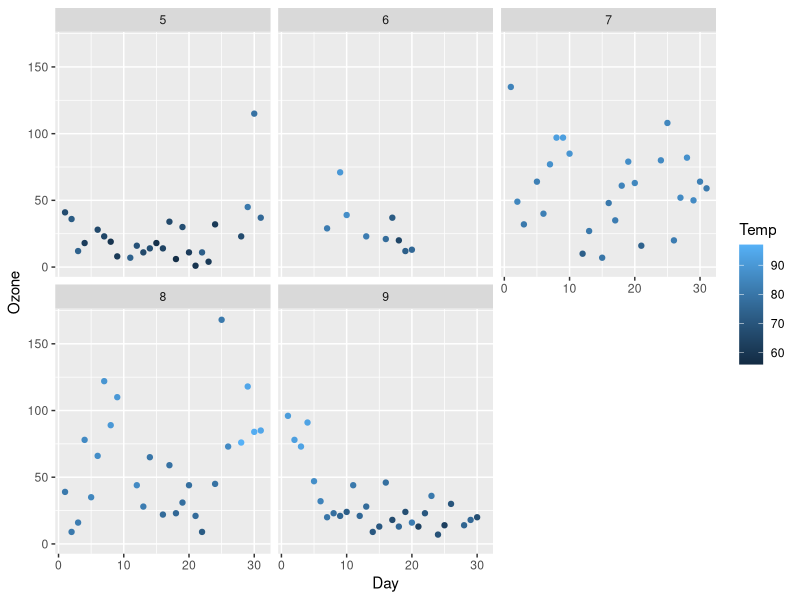

This chart was generated by the following R code:
## ---- chunk 1
head(airquality)
library(tidyverse)
## ---- chunk 2
ggplot(airquality, aes(x = Day, y = Ozone, color = Temp))+
  geom_point()+
  
  facet_wrap(~Month)
